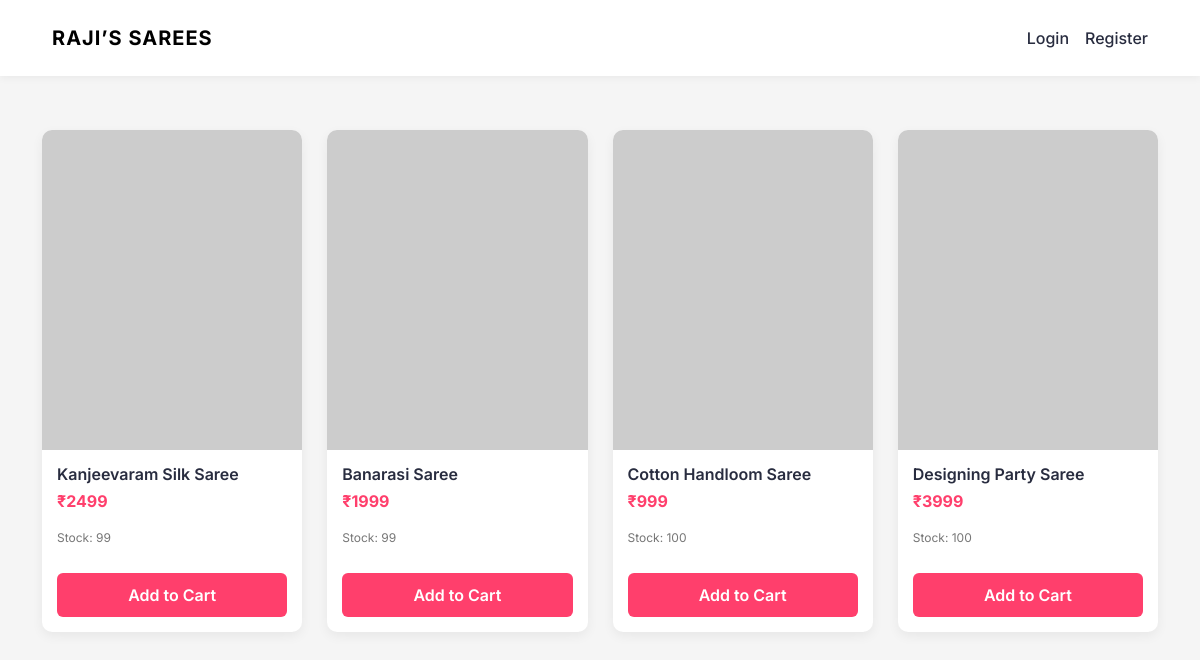
Before: / with the older database file.
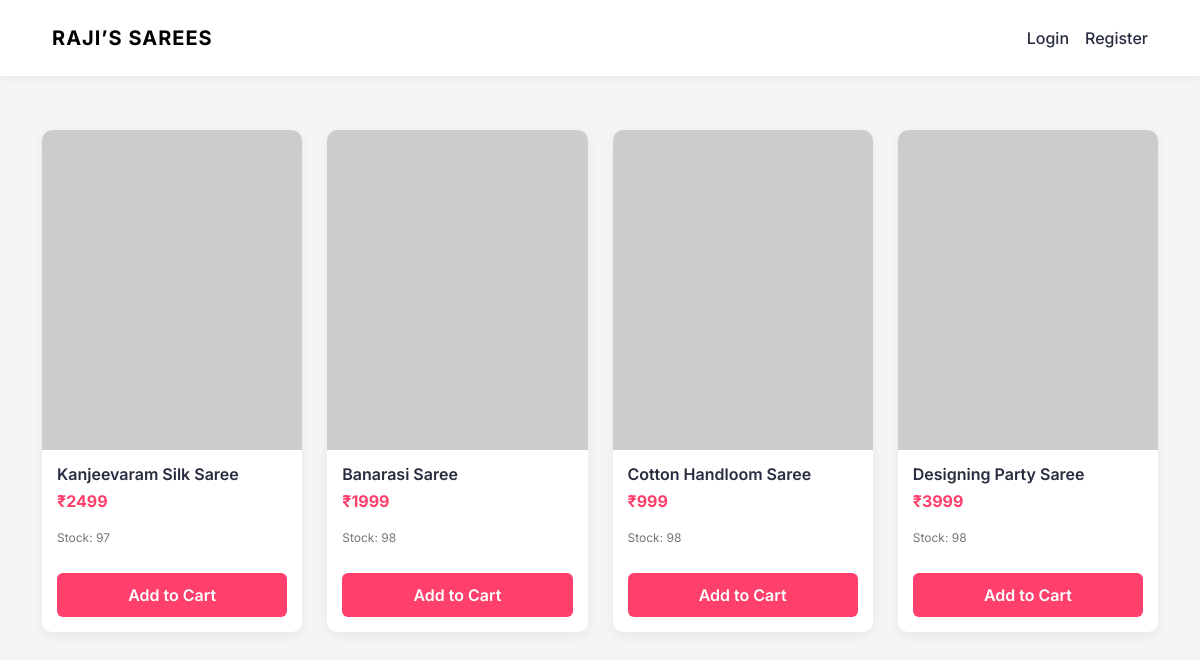
After: the same page with the newer database file.
### app.py (models this page shows)
class Product(db.Model):
    id = db.Column(db.Integer, primary_key=True)
    name = db.Column(db.String(150), nullable=False)
    price = db.Column(db.Integer, nullable=False)
    stock = db.Column(db.Integer, nullable=False)  # NEW
    image = db.Column(db.String(300), nullable=False)
    description = db.Column(db.Text, nullable=False)

### app.py (the view)
@app.route("/")
def home():
    products = Product.query.all()
    return render_template("home.html", sarees=products)

### templates/home.html (shortened to what this page needs)
{% extends "base.html" %}
{% block content %}
<div class="product-grid">
  {% for saree in sarees %}
  <div class="product-card">
    <a href="/product/{{ saree.id }}">
      <img src="{{ saree.image }}" class="product-img">
    </a>
    <div class="product-info">
      <h6>{{ saree.name }}</h6>
      <p class="price">₹{{ saree.price }}</p>
      <p class="stock">Stock: {{ saree.stock }}</p>
      <form action="/add-to-cart/{{ saree.id }}" method="POST">
        <button class="btn-buy">Add to Cart</button>
      </form>
    </div>
  </div>
  {% endfor %}
</div>
{% endblock %}

### templates/base.html (shortened to what this page needs)
<!DOCTYPE html>
<html lang="en">
<head>
    <link href="https://cdn.jsdelivr.net/npm/bootstrap@5.3.3/dist/css/bootstrap.min.css" rel="stylesheet">
    <link rel="stylesheet" href="{{ url_for('static', filename='css/style.css') }}">
</head>
<body>
<nav class="navbar navbar-expand-lg myntra-navbar">
  <div class="container">
    <a class="navbar-brand brand-logo" href="/">RAJI’S SAREES</a>
    <div class="ms-auto d-flex align-items-center gap-3">
      {% if current_user.is_authenticated %}
        <a href="/cart" class="nav-icon">🛒 Cart</a>
        <a href="/orders" class="nav-icon">Orders</a>
        <a href="/logout" class="nav-icon logout-btn">Logout</a>
      {% else %}
        <a href="/login" class="nav-icon">Login</a>
        <a href="/register" class="nav-icon register-btn">Register</a>
      {% endif %}
    </div>
  </div>
</nav>
<div class="container mt-4">
    {% block content %}{% endblock %}
</div>
</body>
</html>

### static/css/style.css (style rules this page uses)
* { margin: 0; padding: 0; box-sizing: border-box; }
body { font-family: 'Inter', sans-serif; background-color: #f5f5f6; color: #282c3f; }
body { background-color: #f5f5f5; }
.product-card { border: none; transition: transform 0.3s; }
.myntra-navbar { background: #ffffff; padding: 15px 0; box-shadow: 0 2px 10px rgba(0,0,0,0.05); }
.brand-logo { font-weight: 700; letter-spacing: 1px; }
.nav-icon { text-decoration: none; font-weight: 500; color: #282c3f; }
.product-grid { display: grid; grid-template-columns: repeat(auto-fill, minmax(250px, 1fr)); gap: 25px; padding: 30px 0; }
.product-card { background: #fff; border-radius: 10px; overflow: hidden; transition: all 0.3s ease; box-shadow: 0 4px 12px rgba(0,0,0,0.06); }
.product-img { width: 100%; height: 320px; object-fit: cover; }
.product-info { padding: 15px; }
.product-info h6 { font-weight: 600; margin-bottom: 5px; }
.price { color: #ff3f6c; font-weight: 700; }
.stock { font-size: 12px; color: #777; }
.btn-buy { width: 100%; background: #ff3f6c; color: #fff; border: none; padding: 10px; border-radius: 6px; margin-top: 10px; font-weight: 600; }
button { transition: all 0.3s ease; }
.navbar { display: flex; justify-content: space-between; align-items: center; padding: 18px 40px; background: #fff; box-shadow: 0 2px 8px rgba(0,0,0,0.05); }

Changed rows visible on the page:
changed Product "Kanjeevaram Silk Saree": stock "99" → "97"
changed Product "Banarasi Saree": stock "99" → "98"
changed Product "Cotton Handloom Saree": stock "100" → "98"
changed Product "Designing Party Saree": stock "100" → "98"
